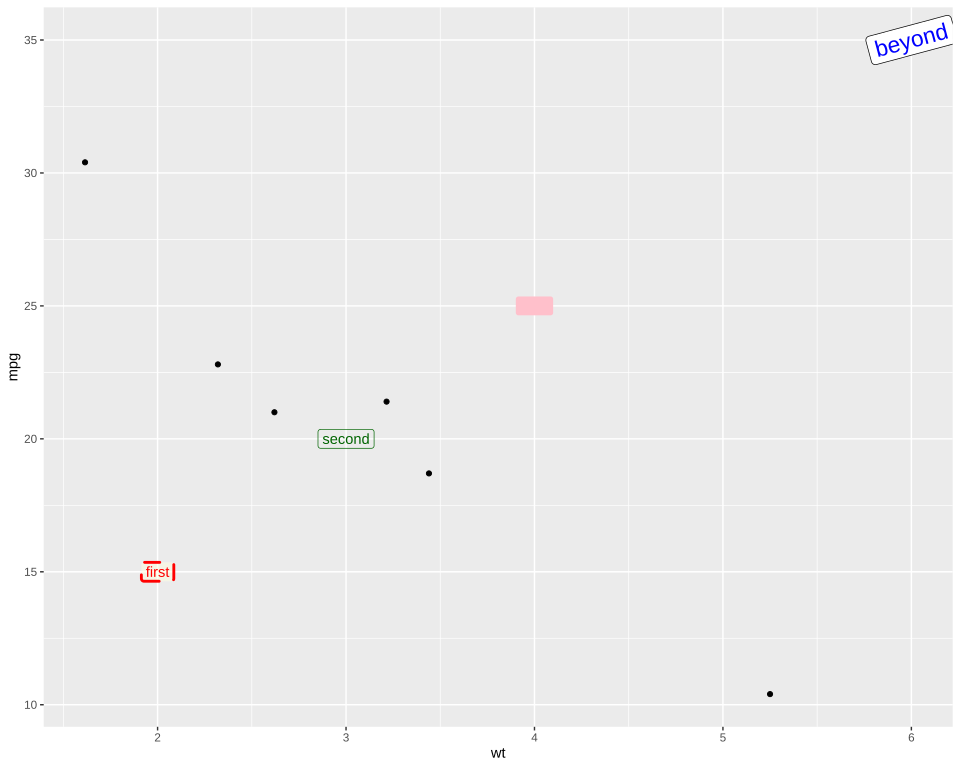

Write the R code that produced this figure.
# The plot test/golden/annotate_label.svg draws, drawn by ggplot2 itself, as ggplot2's own visual
# tests draw their snapshots: the independent check on that golden whenever it changes. The suite
# never runs this; it needs R, ggplot2 and vdiffr, saved as the Docker image giggly-r:ggplot2-4.0.3.
# From the repository's root:
#
#   docker run --rm -v "$PWD/test/golden":/golden:ro giggly-r:ggplot2-4.0.3 \
#     Rscript /golden/annotate_label.R > annotate_label.ggplot2.svg
#
# and compare the two drawings element by element, as test/golden/point.R describes.
#
# Labels annotated over six points, each list one value per label: the first filled light yellow
# at half alpha, its border red, dashed and 1 mm wide; the second unfilled, its text and border
# dark green; the third filled pink in no colour, so its box is drawn with no border and its text
# in no colour, its border dotted and 0 wide, so none. Then one label beyond the data, which the
# axes reach, turned, larger, its text blue apart from its border. First checked with ggplot2
# 4.0.3 and vdiffr 1.0.9: every element and clip path matches, and the one departure is
# test/golden/point.R's, the x axis drawn before the y.

library(ggplot2)

data <- data.frame(
  wt = c(2.62, 2.32, 3.215, 3.44, 5.25, 1.615),
  mpg = c(21, 22.8, 21.4, 18.7, 10.4, 30.4)
)
plot <- ggplot(data, aes(wt, mpg)) +
  geom_point() +
  annotate("label", x = c(2, 3, 4), y = c(15, 20, 25), label = c("first", "second", "third"),
    fill = c("lightyellow", NA, "pink"), colour = c("red", "darkgreen", NA),
    alpha = c(0.5, 1, 1), linewidth = c(1, 0.25, 0), linetype = c("dashed", "solid", "dotted")) +
  annotate("label", x = 6, y = 35, label = "beyond", size = 6, angle = 15, text.colour = "blue") +
  theme_gray()

file <- tempfile(fileext = ".svg")
vdiffr::write_svg(plot, file)
cat(readLines(file), sep = "\n")
